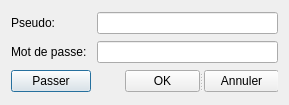
<?xml version="1.0" encoding="UTF-8"?>
<ui version="4.0">
 <class>DialogConnexion</class>
 <widget class="QDialog" name="DialogConnexion">
  <property name="geometry">
   <rect>
    <x>0</x>
    <y>0</y>
    <width>289</width>
    <height>105</height>
   </rect>
  </property>
  <property name="minimumSize">
   <size>
    <width>289</width>
    <height>105</height>
   </size>
  </property>
  <property name="maximumSize">
   <size>
    <width>289</width>
    <height>105</height>
   </size>
  </property>
  <property name="windowTitle">
   <string>Connexion au service Réception</string>
  </property>
  <layout class="QGridLayout" name="gridLayout">
   <item row="0" column="0">
    <widget class="QLabel" name="label">
     <property name="text">
      <string>Pseudo:</string>
     </property>
    </widget>
   </item>
   <item row="0" column="1">
    <widget class="QLineEdit" name="lineEditLogin"/>
   </item>
   <item row="1" column="0">
    <widget class="QLabel" name="label_2">
     <property name="text">
      <string>Mot de passe:</string>
     </property>
    </widget>
   </item>
   <item row="1" column="1">
    <widget class="QLineEdit" name="lineEditPassword">
     <property name="echoMode">
      <enum>QLineEdit::Password</enum>
     </property>
    </widget>
   </item>
   <item row="2" column="0">
    <widget class="QPushButton" name="btn_passer">
     <property name="text">
      <string>Passer</string>
     </property>
    </widget>
   </item>
   <item row="2" column="1">
    <widget class="QSplitter" name="splitter">
     <property name="layoutDirection">
      <enum>Qt::RightToLeft</enum>
     </property>
     <property name="orientation">
      <enum>Qt::Horizontal</enum>
     </property>
     <widget class="QPushButton" name="btn_Annuler">
      <property name="minimumSize">
       <size>
        <width>75</width>
        <height>0</height>
       </size>
      </property>
      <property name="maximumSize">
       <size>
        <width>75</width>
        <height>16777215</height>
       </size>
      </property>
      <property name="text">
       <string>Annuler</string>
      </property>
     </widget>
     <widget class="QPushButton" name="btn_OK">
      <property name="minimumSize">
       <size>
        <width>75</width>
        <height>0</height>
       </size>
      </property>
      <property name="maximumSize">
       <size>
        <width>75</width>
        <height>16777215</height>
       </size>
      </property>
      <property name="text">
       <string>OK</string>
      </property>
     </widget>
    </widget>
   </item>
  </layout>
 </widget>
 <resources/>
 <connections/>
</ui>
